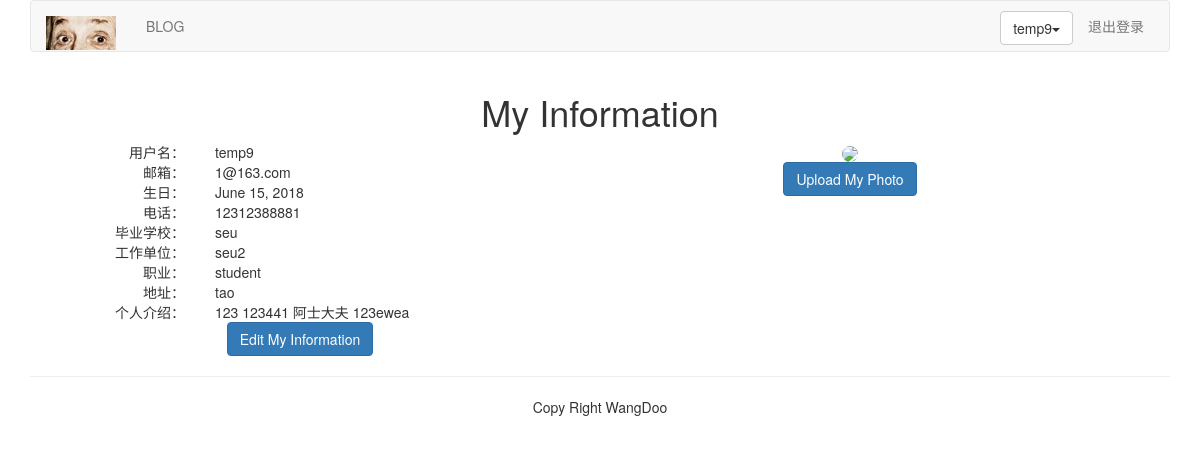
The app's page /account/my-information/ (signed in) with its own data.
### account/models.py (models this page shows, shortened)
class UserProfile(models.Model):
	user = models.OneToOneField(User, unique=True, on_delete=models.CASCADE)
	birth = models.DateField(blank=True, null=True)
	phone = models.CharField(max_length=20, null=True)

class UserInfo(models.Model):
	user = models.OneToOneField(User, unique=True, on_delete=models.CASCADE)
	school = models.CharField(max_length=100, blank=True)
	company = models.CharField(max_length=100, blank=True)
	profession = models.CharField(max_length=100, blank=True)
	address = models.CharField(max_length=100, blank=True)
	aboutme = models.TextField(blank=True)
	photo = models.ImageField(blank=True)

### account/views.py (the view)
# urls.py: path('my-information/', views.myself, name='my_information'),
@login_required(login_url='/account/login/')
def myself(request):
	user = User.objects.get(username=request.user.username)
	userprofile = UserProfile.objects.get(user=user)
	userinfo = UserInfo.objects.get(user=user)
	return render(request, "account/myself.html", {"user":user, "userinfo":userinfo, "userprofile":userprofile})

### templates/account/myself.html (shortened to what this page needs)
{% extends "base.html" %}
{% block content %}
<div class="row text-center vertical-middle-sm">
	<h1>My Information</h1>
	<div class="row">
		<div class="col-md-6">
			<div class="row">
				<div class="col-md-4 text-right"><span>用户名：</span></div>
				<div class="col-md-8 text-left">{{user.username}}</div>
			</div>
			<div class="row">
				<div class="col-md-4 text-right"><span>邮箱：</span></div>
				<div class="col-md-8 text-left">{{user.email}}</div>
			</div>
			<div class="row">
				<div class="col-md-4 text-right"><span>生日：</span></div>
				<div class="col-md-8 text-left">{{userprofile.birth}}</div>
			</div>
			<div class="row">
				<div class="col-md-4 text-right"><span>电话：</span></div>
				<div class="col-md-8 text-left">{{userprofile.phone}}</div>
			</div>
			<div class="row">
				<div class="col-md-4 text-right"><span>毕业学校：</span></div>
				<div class="col-md-8 text-left">{{userinfo.school}}</div>
			</div>
			<div class="row">
				<div class="col-md-4 text-right"><span>工作单位：</span></div>
				<div class="col-md-8 text-left">{{userinfo.company}}</div>
			</div>
			<div class="row">
				<div class="col-md-4 text-right"><span>职业：</span></div>
				<div class="col-md-8 text-left">{{userinfo.profession}}</div>
			</div>
			<div class="row">
				<div class="col-md-4 text-right"><span>地址：</span></div>
				<div class="col-md-8 text-left">{{userinfo.address}}</div>
			</div>
			<div class="row">
				<div class="col-md-4 text-right"><span>个人介绍：</span></div>
				<div class="col-md-8 text-left">{{userinfo.aboutme}}</div>
			</div>
			<a href="{% url 'account:edit_my_information' %}"><button class="btn btn-primary">Edit My Information</button></a>
		</div>
		<div class="col-md-6">
		{% load staticfiles %}
			<div style="margin-right: 100px">
				{% if userinfo.photo %}
				<img src="{{ userinfo.photo | striptags }}" class="img-circle" id="my_photo" name="user_face">
				{% else %}
				<img name="user_face" src="{% static 'images/Einstein.jpg' %}" class="img-circle" id="my_photo">
				{% endif %}
			</div>
			<div style="margin-right: 100px">
				<button class="btn btn-primary" id="upload_image" onclick="upload_image_layer()">Upload My Photo</button>
			</div>
		</div>
	</div>
</div>
{% endblock %}

### templates/header.html (shortened to what this page needs)
{% load staticfiles %}
<div class="container">
	<nav class="navbar navbar-default" role="navigation">
		<div class="navbar-header">
			<a class="navbar-brand" href="#" ><img src="{% static 'images/logo.png' %}" width="70px"></a>
		</div>
		<div>
			<ul class="nav navbar-nav" role="navigation">
				<li><a href="{% url 'blog:blog_title' %}">BLOG</a></li>
			</ul>
			<ul class="nav navbar-nav navbar-right" style="margin-right:10px">
				{% if user.is_authenticated %}
				<li>
					<div class="dropdown" style="margin-top:10px">
						<button class="btn btn-default dropdown-toggle" type="button" id='dropdownMenu' data-toggle='dropdown'>{{ user.username }}<span class="caret"></span></button>
					</div>
				</li>
				<li><a href="{% url 'account:user_logout' %}">退出登录</a></li>
				{% else %}
				<li><a href="{% url 'account:user_login' %}">LOGIN</a></li>
				{% endif %}
			</ul>
		</div>
	</nav>
</div>

### records on screen
UserProfile: birth "June 15, 2018", phone "12312388881"
UserInfo: school "seu", company "seu2", profession "student", address "tao", aboutme "123 123441 阿士大夫 123ewea"

### other values on screen
{{ user.username }} "temp9"
{{ user.email }} "1@163.com"
